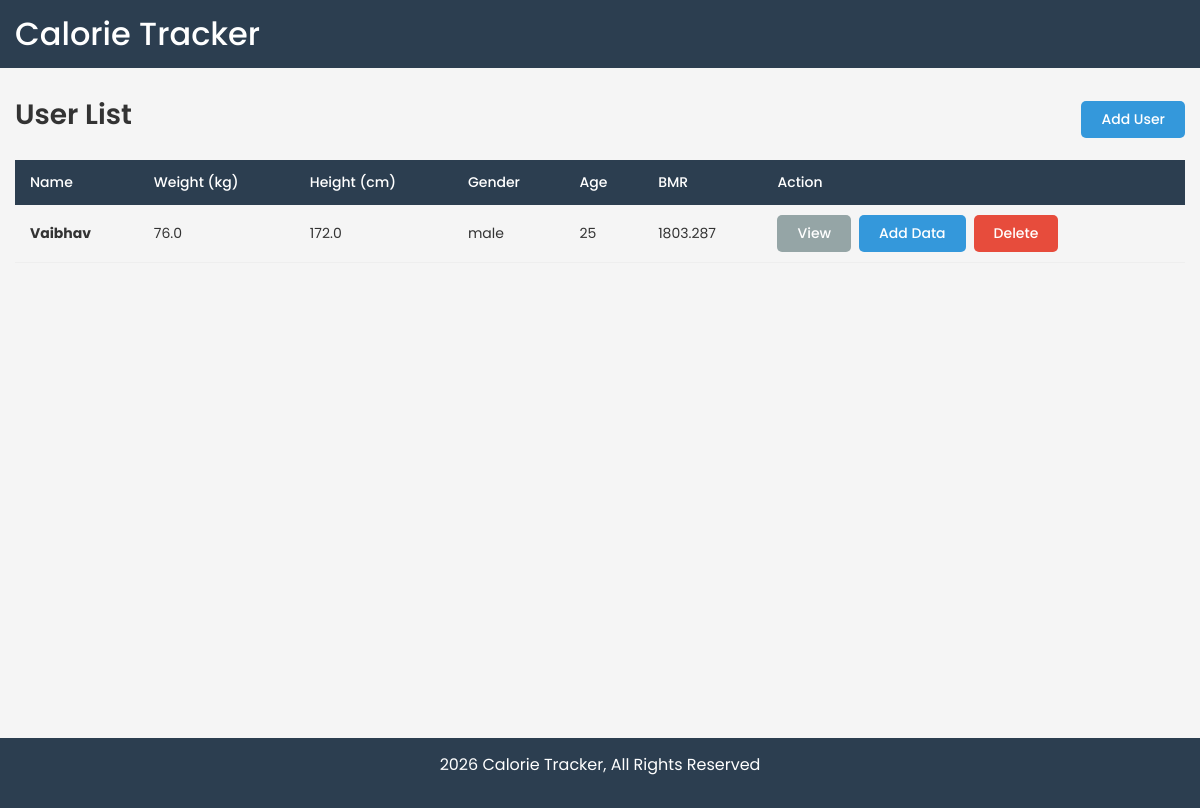
/users/, run on the app's committed database.
### tracker/models.py (models this page shows, shortened)
class UserProfile(models.Model):
    SEX_CHOICES = [
        ('male', 'Male'),
        ('female', 'Female'),
    ]
    name = models.CharField(max_length=100)
    weight = models.FloatField(help_text="Weight in kg")
    height = models.FloatField(help_text="Height in cm")
    age = models.IntegerField(help_text="Age in years")
    sex = models.CharField(max_length=6, choices=SEX_CHOICES)
    def bmr(self):
        if self.sex == 'male':
            return round(
                66.4730 + (13.7516 * self.weight) + (5.0033 * self.height) - (6.7550 * self.age), 3
            )
        return round(
            655.0955 + (9.5634 * self.weight) + (1.8496 * self.height) - (4.6756 * self.age), 3
        )

### tracker/views.py (the view)
# urls.py: path('users/', views.user_list_view, name='user_list'),
def user_list_view(request):
    users = UserProfile.objects.all()
    food_groups_list = Food.objects.values_list('food_group', flat=True).distinct().order_by('food_group')
    activity_names_list = Activity.objects.values_list('activity_name', flat=True).distinct().order_by('activity_name')
    today = date.today()
    min_date = today - timedelta(days=30)
    context = {
        'users': users,
        'food_groups': food_groups_list,
        'activity_names': activity_names_list,
        'today': today.isoformat(),
        'min_date': min_date.isoformat(),
    }
    return render(request, 'user_list.html', context)

### templates/user_list.html (shortened to what this page needs)
{% extends 'base.html' %}
{% block content %}
<div class="container">
    <div class="title-row">
        <h1 class="title">User List</h1>
        <div class="title-row-right">
            <a href="{% url 'signup' %}" class="btn-primary">Add User</a>
        </div>
    </div>
    <div class="user-list">
        <table class="dcf-table dcf-table-responsive dcf-table-bordered dcf-table-striped dcf-w-100%">
            <thead>
                <tr>
                    <th>Name</th>
                    <th>Weight (kg)</th>
                    <th>Height (cm)</th>
                    <th>Gender</th>
                    <th>Age</th>
                    <th>BMR</th>
                    <th>Action</th>
                </tr>
            </thead>
            <tbody>
                {% for user in users %}
                <tr>
                    <th scope="row">{{ user.name }}</th>
                    <td data-label="Weight">{{ user.weight }}</td>
                    <td data-label="Height">{{ user.height }}</td>
                    <td data-label="Gender">{{ user.sex }}</td>
                    <td data-label="Age">{{ user.age }}</td>
                    <td data-label="BMR">{{ user.bmr }}</td>
                    <td data-label="Action">
                        <div class="btn-set">
                            <a class="btn-secondary" href="{% url 'user_data' user.id %}">View</a>
                            <button class="btn-primary add-data-btn"
                                    data-toggle="modal"
                                    data-target="#addDataModal"
                                    data-user-id="{{ user.id }}"
                                    data-user-name="{{ user.name }}">
                                Add Data
                            </button>
                            <a class="btn-danger" href="{% url 'delete_user' user.id %}"
                               onclick="return confirm('Delete {{ user.name }}?')">Delete</a>
                        </div>
                    </td>
                </tr>
                {% empty %}
                <tr>
                    <td colspan="7" style="text-align:center;">No users yet. <a href="{% url 'signup' %}">Add one!</a></td>
                </tr>
                {% endfor %}
            </tbody>
        </table>
    </div>
</div>
{% endblock %}

### static/css/global.css (style rules this page uses)
* { margin: 0; padding: 0; box-sizing: border-box; }
body { font-family: 'Poppins', sans-serif; background: #f5f5f5; color: #333; }
a { text-decoration: none; color: inherit; }
.container { max-width: 1200px; margin: 0 auto; padding: 0 15px; }
.title-row { display: flex; justify-content: space-between; align-items: center; margin-bottom: 20px; }
.title { font-size: 28px; font-weight: 600; }
.title-row-right { display: flex; gap: 10px; }
.btn-primary, .btn-secondary, .btn-danger { display: inline-block; padding: 8px 20px; border-radius: 5px; font-size: 14px; font-weight: 500; cursor: pointer; border: none; font-family: 'Poppins', sans-serif; transition: opacity 0.3s; text-align: center; }
.btn-primary { background: #3498db; color: #fff; }
.btn-secondary { background: #95a5a6; color: #fff; }
.btn-danger { background: #e74c3c; color: #fff; }
.btn-set { display: flex; gap: 8px; align-items: center; }
.dcf-table { width: 100%; border-collapse: collapse; font-size: 14px; }
.dcf-table thead th { background: #2c3e50; color: #fff; padding: 12px 15px; text-align: left; font-weight: 500; }
.dcf-table tbody th, .dcf-table tbody td { padding: 10px 15px; border-bottom: 1px solid #eee; }
.user-list { margin-top: 10px; }

### data on the page
UserProfile: name "Vaibhav", weight "76.0", height "172.0", sex "male", age "25", bmr "1803.287"
